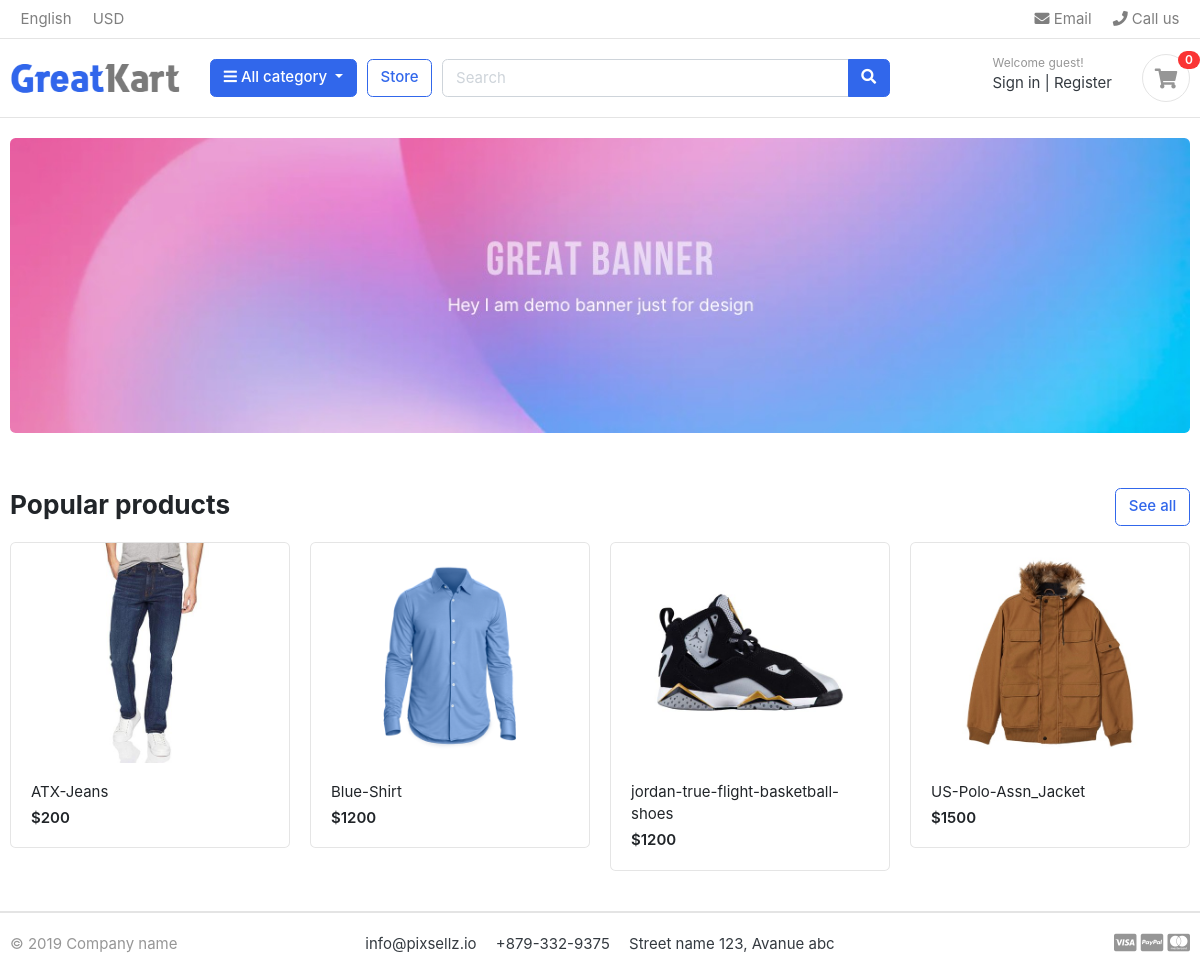
The page / on the database its author committed.
### store/models.py (models this page shows, shortened)
class Product(models.Model):
    product_name = models.CharField(max_length=200, unique=True)
    slug = models.SlugField(max_length=200, unique=True)
    description = models.TextField(max_length=500, blank=True)
    price = models.IntegerField()
    images = models.ImageField(upload_to='photos/product')
    stock = models.IntegerField()
    is_available = models.BooleanField(default=True)
    category = models.ForeignKey(Category, on_delete=models.CASCADE)
    created_date = models.DateTimeField(auto_now_add=True)
    modified_date = models.DateTimeField(auto_now=True)
    def get_url(self):
        return reverse('product_detail', args=[self.category.slug,self.slug])

### aswanmarket/views.py (the view)
# urls.py: 2. Add a URL to urlpatterns:  path('', views.home, name='home')
def home(request):
    products = Product.objects.all().filter(is_available=True)
    return render(request, 'home.html',context={'products':products})

### carts/context_processors.py (called while the page is built)
def counter(request):
    cart_count = 0
    if 'admin ' in request.path:
        return {}
    else:
        try:
            cart = Carts.objects.filter(cart_id=_cart_id(request))
            cart_item = CartItem.objects.all().filter(carts=cart[:1])
            for cart_item in cart_item:
                cart_count += cart_item.quantity
        except Carts.DoesNotExist:
            cart_count = 0
    return dict(cart_count=cart_count)

### carts/views.py (called while the page is built)
def _cart_id(request):
    carts = request.session.session_key
    if not carts:
        carts = request.session.create()
    return carts

### category/context_processors.py (called while the page is built)
def menu_links(request):
    links = Category.objects.all()
    return dict(links=links)

### category/models.py (called while the page is built)
    def get_url(self):
        return reverse('products_by_category', args=[self.slug])

### templates/home.html
{%extends 'base.html'%}
{%load static%}
{%block content%}
<section class="section-intro padding-y-sm">
<div class="container">
<div class="intro-banner-wrap">
	<img src="{%static 'images/banners/1.jpg'%}" class="img-fluid rounded">
</div>
</div>
</section>
<section class="section-name padding-y-sm">
<div class="container">
<header class="section-heading">
	<a href="{%url 'store'%}" class="btn btn-outline-primary float-right">See all</a>
	<h3 class="section-title">Popular products</h3>
</header>
<div class="row">
	{%for product in products%}
	<div class="col-md-3">
		<div class="card card-product-grid">
			<a href="{{product.get_url}}" class="img-wrap"> <img src="{{product.images.url}}"> </a>
			<figcaption class="info-wrap">
				<a href="{{product.get_url}}" class="title">{{product.product_name}}</a>
				<div class="price mt-1">${{product.price}}</div>
			</figcaption>
		</div>
	</div>
{% endfor %}
</div>
</div>
</section>
</body>
</html>
{%endblock%}

### templates/base.html (shortened to what this page needs)
<!DOCTYPE HTML>
<html lang="en">
<head>
	{%load static%}
<link href="{%static 'css/bootstrap.css'%}" rel="stylesheet" type="text/css"/>
<link href="{%static 'fonts/fontawesome/css/all.min.css'%}" type="text/css" rel="stylesheet">
<link href="{%static 'css/ui.css'%}" rel="stylesheet" type="text/css"/>
<link href="{%static 'css/responsive.css'%}" rel="stylesheet" media="only screen and (max-width: 1200px)" />
</head>
<body>
 {%include 'includes/navbar.html'%}
{%block content%}{%endblock%}
{%include 'includes/footer.html'%}

### templates/includes/navbar.html (shortened to what this page needs)
{%load static%}
<header class="section-header">
<nav class="navbar p-md-0 navbar-expand-sm navbar-light border-bottom">
<div class="container">
  <div class="collapse navbar-collapse" id="navbarTop4">
    <ul class="navbar-nav mr-auto">
    	<li class="nav-item dropdown">
		 	<a href="#" class="nav-link">   English </a>
		</li>
		<li class="nav-item dropdown">
			<a href="#" class="nav-link"> USD </a>
		</li>
    </ul>
    <ul class="navbar-nav">
		<li><a href="#" class="nav-link"> <i class="fa fa-envelope"></i> Email </a></li>
		<li><a href="#" class="nav-link"> <i class="fa fa-phone"></i> Call us </a></li>
	</ul>
  </div>
</div>
</nav>
<section class="header-main border-bottom">
	<div class="container">
<div class="row align-items-center">
	<div class="col-lg-2 col-md-3 col-6">
		<a href="{%url 'home'%}" class="brand-wrap">
			<img class="logo" src="{%static './images/logo.png'%}">
		</a>
	</div>
	<div class="col-lg col-sm col-md col-6 flex-grow-0">
		<div class="category-wrap dropdown d-inline-block float-right">
			<button type="button" class="btn btn-primary dropdown-toggle" data-toggle="dropdown">
				<i class="fa fa-bars"></i> All category
			</button>
		</div>
	</div>
	<a href="{%url 'store'%}" class="btn btn-outline-primary">Store</a>
	<div class="col-lg  col-md-6 col-sm-12 col">
		<form action="{%url 'search'%}" class="search" method="GET">
			<div class="input-group w-100">
			    <input type="text" class="form-control" style="width:60%;" placeholder="Search" name="keyword">
			    <div class="input-group-append">
			      <button class="btn btn-primary" type="submit">
			        <i class="fa fa-search"></i>
			      </button>
			    </div>
		    </div>
		</form>
	</div>
	<div class="col-lg-3 col-sm-6 col-8 order-2 order-lg-3">
				<div class="d-flex justify-content-end mb-3 mb-lg-0">
					<div class="widget-header">
						<small class="title text-muted">Welcome guest!</small>
						<div>
							<a href="./signin.html">Sign in</a> <span class="dark-transp"> | </span>
							<a href="./register.html"> Register</a>
						</div>
					</div>
					<a href="{%url 'cart'%}" class="widget-header pl-3 ml-3">
						<div class="icon icon-sm rounded-circle border"><i class="fa fa-shopping-cart"></i></div>
						<span class="badge badge-pill badge-danger notify">{{cart_count}}</span>
					</a>
				</div>
			</div>
</div>
	</div>
</section>
</header>

### templates/includes/footer.html
{%block content%}
<footer class="section-footer border-top">
	<div class="container">
		<section class="footer-bottom border-top row">
			<div class="col-md-2">
				<p class="text-muted"> &copy 2019 Company name </p>
			</div>
			<div class="col-md-8 text-md-center">
				<span  class="px-2">info@pixsellz.io</span>
				<span  class="px-2">+879-332-9375</span>
				<span  class="px-2">Street name 123, Avanue abc</span>
			</div>
			<div class="col-md-2 text-md-right text-muted">
				<i class="fab fa-lg fa-cc-visa"></i>
				<i class="fab fa-lg fa-cc-paypal"></i>
				<i class="fab fa-lg fa-cc-mastercard"></i>
			</div>
		</section>
	</div>
</footer>
{% endblock %}

### static/css/ui.css (style rules this page uses)
html { font-family: "Inter", sans-serif; font-size: 15px; }
.img-wrap { text-align: center; display: block; }
.img-wrap img { max-width: 100%; }
.icon-xs, .icon-sm, .icon-md, .icon-lg { display: inline-block; text-align: center; flex-shrink: 0; flex-grow: 0; }
.icon-sm { width: 48px; height: 48px; line-height: 48px !important; font-size: 20px; }
.padding-y-sm { padding-top: 20px; padding-bottom: 20px; }
.section-heading { margin-bottom: 20px; margin-top: 15px; }
.section-title { color: #212529; }
p:last-child { margin-bottom: 0; }
.header-main { position: relative; padding-top: 1rem; padding-bottom: 1rem; }
.brand-wrap .logo, .navbar-brand .logo { margin-right: 7px; max-height: 42px; display: inline-block; }
.widget-header { display: inline-block; vertical-align: middle; position: relative; }
.widget-header a { color: #343a40; }
.widget-header i { color: #969696; }
.widget-header .title { display: block; }
.widget-header .notify { position: absolute; top: -3px; right: -10px; }
.footer-bottom { padding-top: 20px; padding-bottom: 20px; }
[class*=card-product] a.title { color: #212529; display: block; }
[class*=card-product] .img-wrap { overflow: hidden; position: relative; }
[class*=card-product] .img-wrap img { height: 100%; max-width: 100%; width: auto; display: inline-block; -o-object-fit: cover; object-fit: cover; }
.card-product-grid { margin-bottom: 20px; }
.card-product-grid .img-wrap { border-radius: 0.2rem 0.2rem 0 0; height: 220px; }
.card-product-grid .info-wrap { overflow: hidden; padding: 18px 20px; }
.card .img-wrap { overflow: hidden; }
.notify { position: absolute; top: -4px; right: -10px; display: inline-block; padding: 0.25em 0.6em; font-size: 12px; line-height: 1; text-align: center; border-radius: 3rem; color: #fff; background-color: #fa3434; }
.price { font-weight: 600; color: #212529; }

### rows shown on the page
Product: images (picture), product_name "ATX-Jeans", price "200"
Product: images (picture), product_name "Blue-Shirt", price "1200"
Product: images (picture), product_name "jordan-true-flight-basketball-shoes", price "1200"
Product: images (picture), product_name "US-Polo-Assn_Jacket", price "1500"

### other values the page prints
{{ cart_count }} "0"
